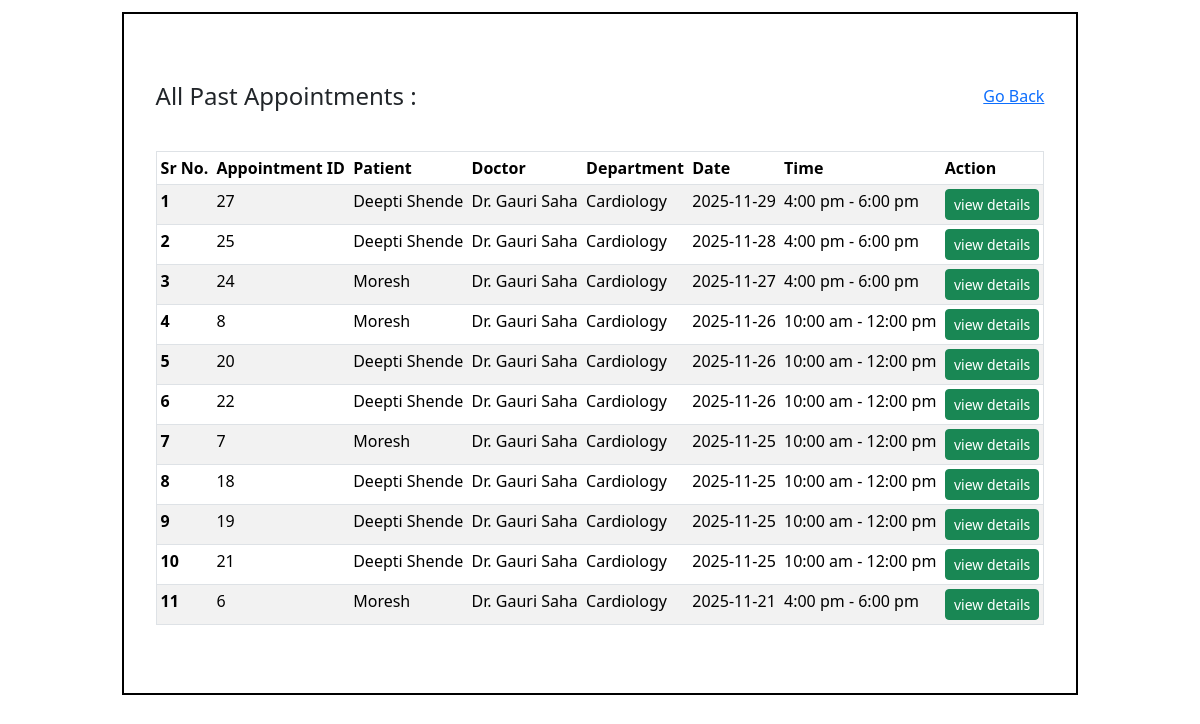
/admin_completed_appointments, run on an earlier commit of the app's database.
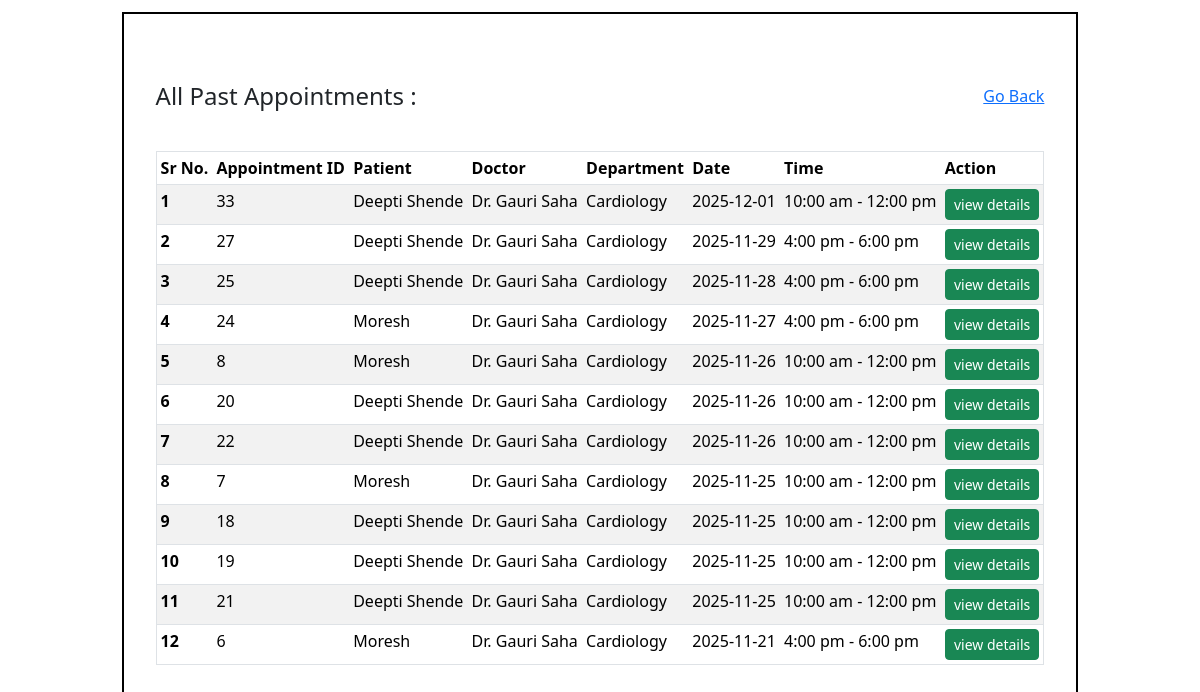
And on a later commit of the database.
### application/models.py (models this page shows)
class Appointment(db.Model):
    __tablename__ = "Appointment"
    appointment_id = db.Column(db.Integer, primary_key=True)
    date = db.Column(db.String() , nullable=False)
    time = db.Column(db.String(), nullable=False)
    status = db.Column(db.String(), default='Upcoming', nullable=False)
    doctor_id = db.Column(db.Integer, db.ForeignKey('Doctor.doctor_id'))   #foreignkey
    patient_id = db.Column(db.Integer, db.ForeignKey('Patient.patient_id'))  #foreignkey

class Patient(db.Model):
    __tablename__ = "Patient"
    patient_id = db.Column(db.Integer, primary_key=True)
    name = db.Column(db.String(), nullable=False)
    phone = db.Column(db.String())
    age = db.Column(db.Integer)
    gender = db.Column(db.String())
    email = db.Column(db.String(), unique=True)
    username = db.Column(db.String(), unique=True, nullable=False)
    password = db.Column(db.String(), nullable=False)
    address = db.Column(db.String())
    patient_type = db.Column(db.String(), default='OPD')  # OPD/IPD
    status = db.Column(db.String(), default='Active')
    consultant = db.Column(db.Integer, db.ForeignKey('Doctor.doctor_id'))  #foreignkey
    appointments = db.relationship('Appointment', backref='patient', lazy=True)  # relationship
    treatment = db.relationship('Treatment', backref='patient', lazy=True) #realtionship

class Doctor(db.Model):
    __tablename__ = "Doctor"
    doctor_id = db.Column(db.Integer, primary_key=True)
    name = db.Column(db.String(), nullable = False)
    phone = db.Column(db.String(), nullable = False)
    age = db.Column(db.Integer, nullable = False)
    gender = db.Column(db.String(), nullable = False)
    email = db.Column(db.String(), unique=True, nullable = False)
    username = db.Column(db.String(), unique=True, nullable=False)
    password = db.Column(db.String(), nullable=False)
    appointments = db.relationship('Appointment', backref='doctor', lazy=True)  # relationship
    dept_id= db.Column(db.Integer, db.ForeignKey('Department.department_id'))    #foreignkey
    role = db.Column(db.String())
    info = db.Column(db.String())
    exp_year = db.Column(db.Integer)

class Department(db.Model):
    __tablename__ = "Department"
    department_id = db.Column(db.Integer, primary_key = True)
    department_name = db.Column(db.String(), nullable=False)
    info = db.Column(db.String(), nullable=False)
    doctors = db.relationship('Doctor', backref='dept', lazy=True) #relationship

### application/controllers.py (the view)
@app.route("/admin_completed_appointments")
def admin_completed_appointments():
    completed_appoints = Appointment.query.filter_by(status="Completed").order_by(Appointment.date.desc()).all()
    return render_template("view_all_ap.html", completed_appoints=completed_appoints)

### templates/view_all_ap.html (shortened to what this page needs)
<!DOCTYPE html>
<html lang="en">
    <head>
        <link rel="stylesheet" href="/static/style.css">
        <link href="https://cdn.jsdelivr.net/npm/bootstrap@5.3.8/dist/css/bootstrap.min.css" rel="stylesheet"
>
    </head>
    <body>
        <div id="main">
            <div id="canvas">
                <div id="content">
                    <div class="container my-5">
                        <div class="d-flex justify-content-between align-items-center mb-3">
                            <h4 class="m-0 me-2">All Past Appointments : </h4> <br>
                            <a  href="/admin"> Go Back</a>
                        </div>
                        <br>
                        <table class="table table-sm border table-striped">
                            <thead>
                                <tr>
                                    <th scope="col">Sr No.</th>
                                    <th scope="col">Appointment ID</th>
                                    <th scope="col">Patient</th>
                                    <th scope="col">Doctor</th>
                                    <th scope="col">Department</th>
                                    <th scope="col">Date</th>
                                    <th scope="col">Time</th>
                                    <th scope="col">Action</th>
                                </tr>
                            </thead>
                            <tbody>
                                {% for a in completed_appoints %}
                                <tr>
                                    <th scope="row">{{ loop.index }}</th>
                                    <td>{{ a.appointment_id }}</td>
                                    <td>{{ a.patient.name }}</td>
                                    <td>Dr. {{ a.doctor.name }}</td>
                                    <td>{{ a.doctor.dept.department_name }}</td>
                                    <td>{{ a.date }}</td>
                                    <td>{{ a.time }}</td>
                                    <td class="text-center">
                                        <a href="/view_patient_history/{{a.appointment_id}}" class="btn btn-success btn-sm">view details</a>
                                    </td>
                                </tr>
                                {% endfor %}
                            </tbody>
                        </table>
                </div>
            </div>
        </div>
    </body>
</html>

What changed in the data, as far as the page shows it:
added Appointment: appointment_id "33", patient.name "Deepti Shende", doctor.name "Gauri Saha", doctor.dept.department_name "Cardiology", date "2025-12-01", time "10:00 am - 12:00 pm"
